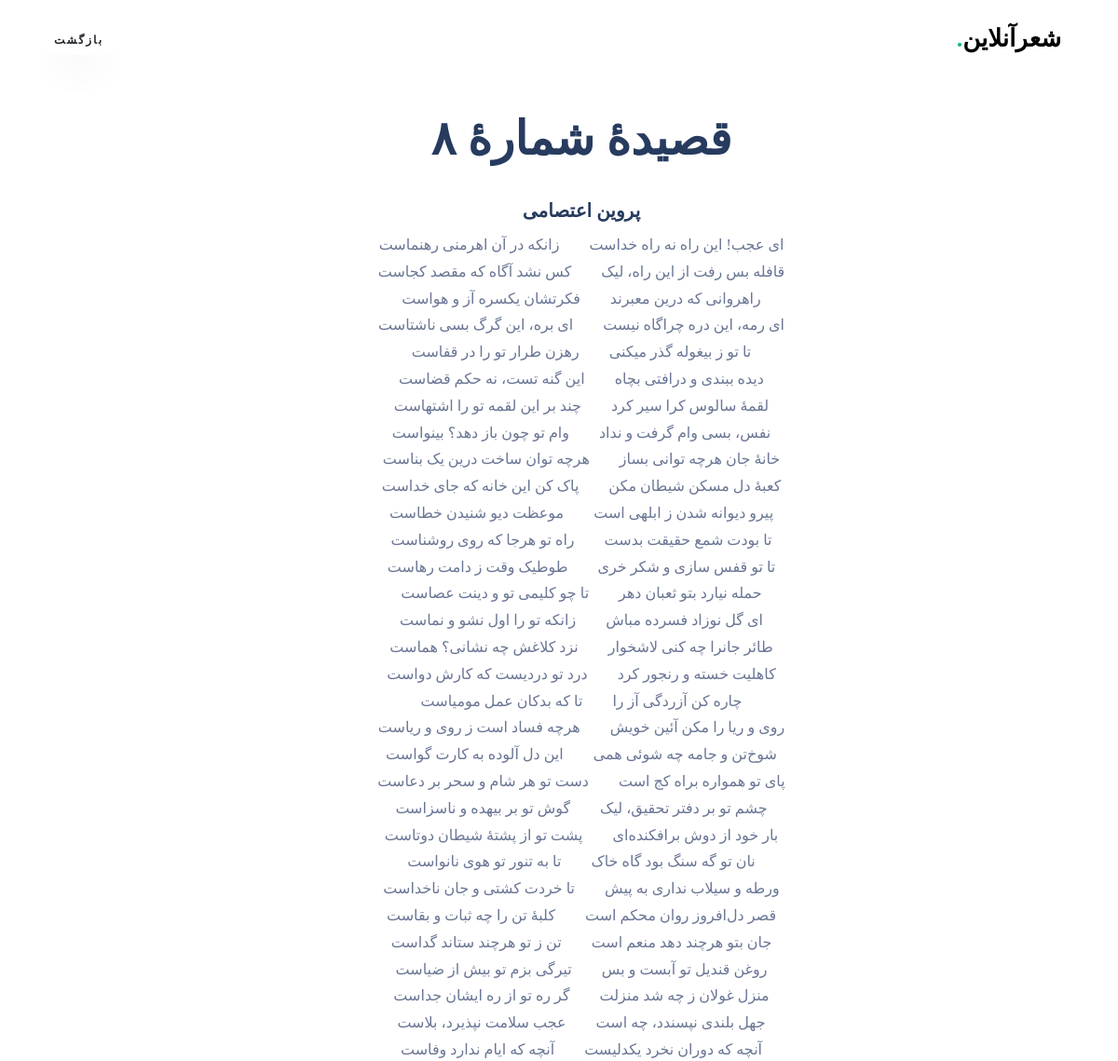
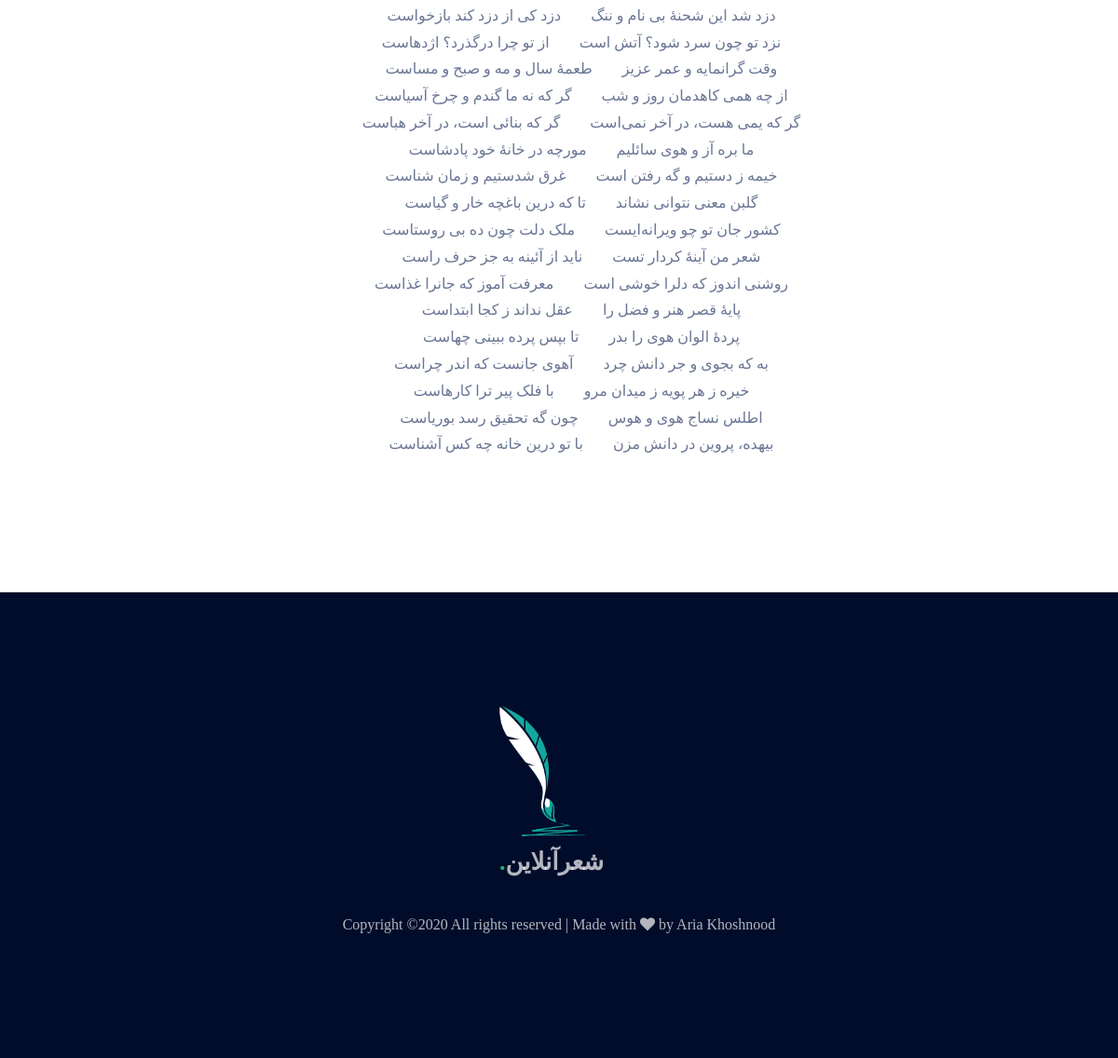
The page /poem.php?id=300 on the database its author committed (2 pictures, top to bottom).
### tables this page shows
CREATE TABLE IF NOT EXISTS `poem` (
  `ID` int(11) NOT NULL,
  `Title` mediumtext NOT NULL,
  `Author` mediumtext NOT NULL,
  `Poem` mediumtext NOT NULL,
  PRIMARY KEY (`ID`)
);

### query.php (called while the page is built, shortened)
<?php
$poemsql = "SELECT * FROM poem";
?>

### poem.php (the view, shortened to what this page needs)
<?php
require_once('query.php');
?>
<!DOCTYPE html>
<html>
<head>
    <title><?php
        $id = $_GET['id'];
        $res = mysqli_query($conn, $poemsql);
        while($row = mysqli_fetch_assoc($res)){
             if($row["ID"] == $id){
                $title = $row["Title"];
                $author = $row["Author"];
                $poem = $row["Poem"];
            }
        }
        ?>
		<link rel="stylesheet" href="https://stackpath.bootstrapcdn.com/font-awesome/4.7.0/css/font-awesome.min.css">
    <link rel="stylesheet" href="css/animate.css">
    <link rel="stylesheet" href="css/owl.carousel.min.css">
    <link rel="stylesheet" href="css/owl.theme.default.min.css">
    <link rel="stylesheet" href="css/magnific-popup.css">
	<link rel="stylesheet" href="css/flaticon.css">
    <link rel="stylesheet" href="css/style.css">
  </head>
  <body data-spy="scroll" data-target=".site-navbar-target" data-offset="300">
    <nav class="navbar navbar-expand-lg navbar-dark ftco_navbar ftco-navbar-light site-navbar-target" id="ftco-navbar">
	    <div class="container">
	      <a class="navbar-brand" href="index.html" style="font-family: Vazir FD;">شعرآنلاین<span>.</span></a>
	      <a href="/poemOnline/index.php#page-1"><button class="btn" type="button">
	        بازگشت
          </button></a>
	    </div>
      </nav>
    <section class="ftco-about img ftco-section" id="about-section">
		<div class="container">
			<div class="row d-flex no-gutters">
				<div class="col-md-12 col-lg-12 pl-md-5">
					<div class="row justify-content-start text-center pb-3">
						<div class="col-md-12 heading-section ftco-animate">
							<h2 class="mb-4" style="font-family: Tanha FD;"><?php echo $title?></h2>
							<div class="text-about justify-content-start">
								<h4 style="font-family: Vazir FD"><?php echo $author?></h4>
                                <p><?php
                                    $sep = '\r\n';
                                    $line = strtok($poem,$sep);
                                    while ($line !== false){
                                        $line_sep = strpos($line,".");
                                        echo substr($line,0,$line_sep)."&nbsp;&nbsp;&nbsp;&nbsp;&nbsp;&nbsp;".substr($line,$line_sep+1)."<br>";
                                        $line = strtok( $sep );
                                    }
                                ?></p>
							</div>
						</div>
					</div>
				</div>
			</div>
		</div>
	</section>
	<footer class="ftco-footer ftco-section" style="background-color: #000C29;">
      <div class="container">
	  <div class="col-md">
			<div class="ftco-footer-widget mb-4 text-center">
				<a class="navbar-brand" href="index.php" style="font-family: Vazir FD;">
					<img widget="150px" height="150px" src="./images/logo-black.png" /><br>
					شعرآنلاین<span>.</span>
				</a>
			</div>
		  </div>
          <div class="col-md-12 text-center">
            <p>
  Copyright &copy;<script>document.write(new Date().getFullYear());</script> All rights reserved | Made with <i class="fa fa-heart" aria-hidden="true"></i> by Aria Khoshnood</a>
  </p>
          </div>
        </div>
    </footer>
  </body>
</html>

### poem.php (style rules this page uses)
body { font-family: "Samim FD","Vazir FD","Tanha FD"; }

### rows shown on the page
poem: Title "قصیدهٔ شمارهٔ ۸", Author "پروین اعتصامی", Poem "ای عجب! این راه نه راه خداست", substr($line,$line_sep+1) "زانکه در آن اهرمنی رهنماست"

### other values the page prints
substr($line,0,$line_sep) "قافله بس رفت از این راه، لیک"
substr($line,$line_sep+1) "کس نشد آگاه که مقصد کجاست"
substr($line,0,$line_sep) "راهروانی که درین معبرند"
substr($line,$line_sep+1) "فکرتشان یکسره آز و هواست"
substr($line,0,$line_sep) "ای رمه، این دره چراگاه نیست"
substr($line,$line_sep+1) "ای بره، این گرگ بسی ناشتاست"
substr($line,0,$line_sep) "تا تو ز بیغوله گذر میکنی"
substr($line,$line_sep+1) "رهزن طرار تو را در قفاست"
substr($line,0,$line_sep) "دیده ببندی و درافتی بچاه"
substr($line,$line_sep+1) "این گنه تست، نه حکم قضاست"
substr($line,0,$line_sep) "لقمهٔ سالوس کرا سیر کرد"
substr($line,$line_sep+1) "چند بر این لقمه تو را اشتهاست"
substr($line,0,$line_sep) "نفس، بسی وام گرفت و نداد"
substr($line,$line_sep+1) "وام تو چون باز دهد؟ بینواست"
substr($line,0,$line_sep) "خانهٔ جان هرچه توانی بساز"
